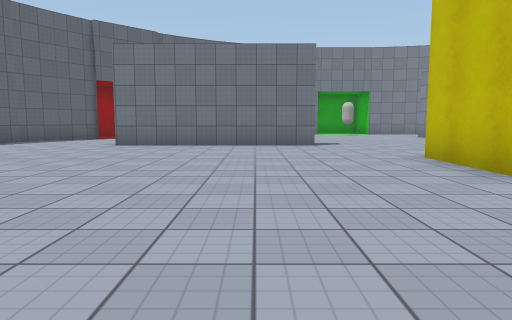
View 1 (above)

22 first-person views from a walk through a Unity game level. The camera is 1.2 m above the floor, tilts 6° down and sees 70° across. The floor is counted in squares, 2 m on a side. Each view is taken from the middle of a square. On the plan, view 1 faces up. The plan holds only what a view shows up to about 10 squares ahead; the rest is blank. The place goes on beyond the plan. Surface patterns are stand-ins for the level's own textures.

View 2
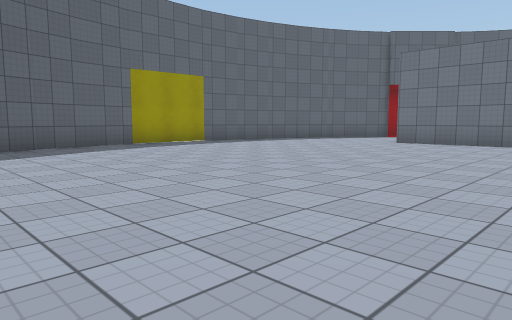

View 3
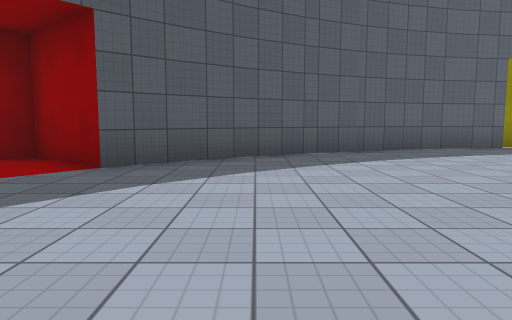

View 4
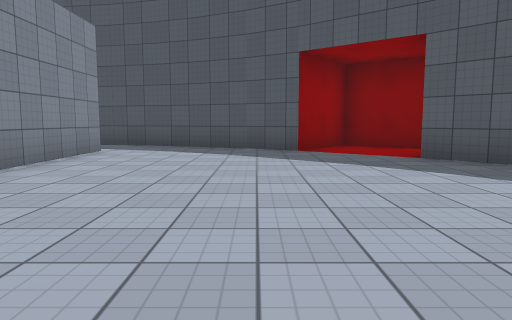

View 5
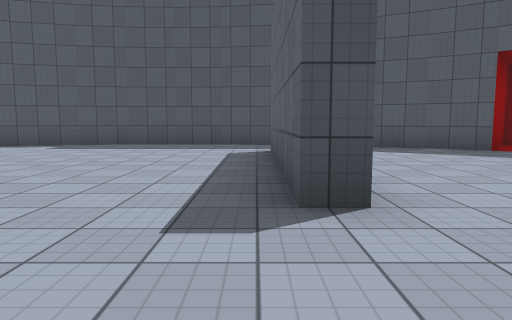

View 6
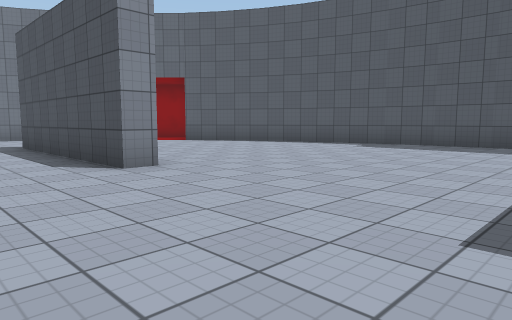

View 7
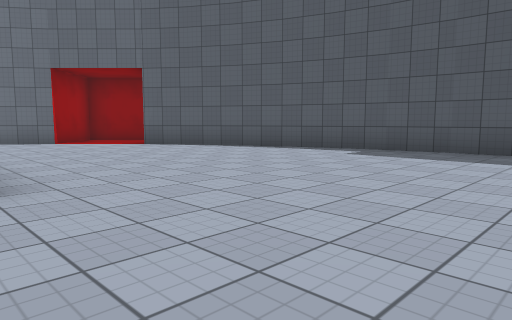

View 8
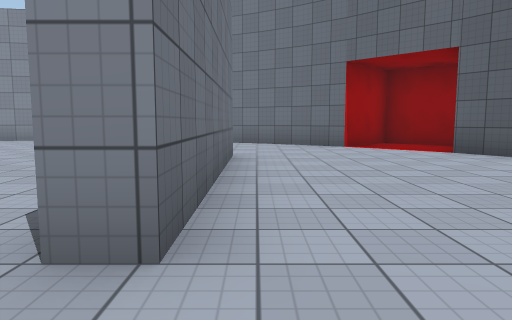

View 9
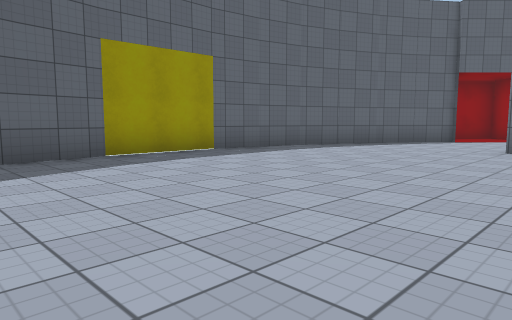

View 10
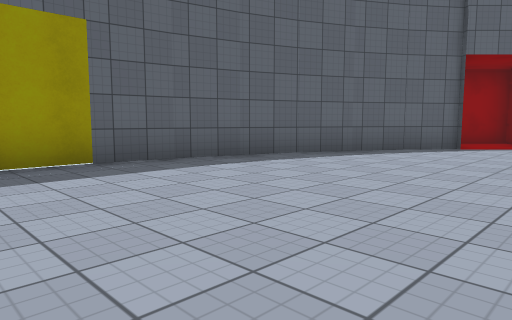

View 11
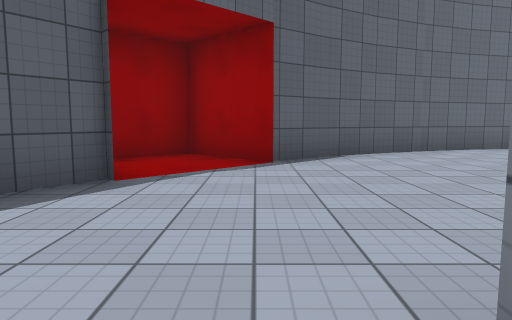

View 12
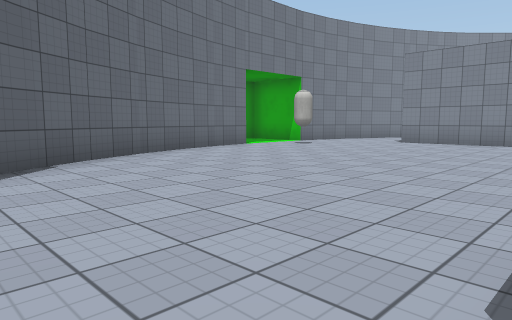

View 13
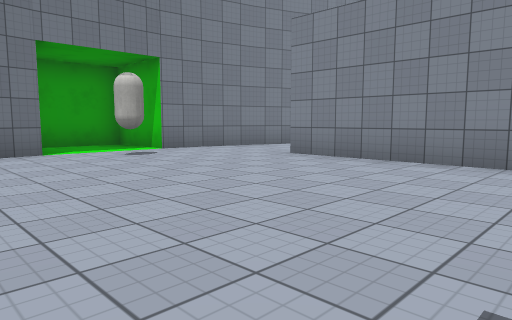

View 14
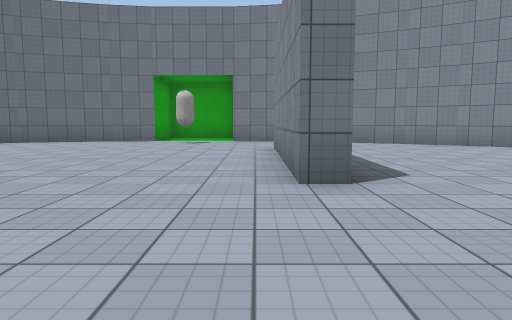

View 15
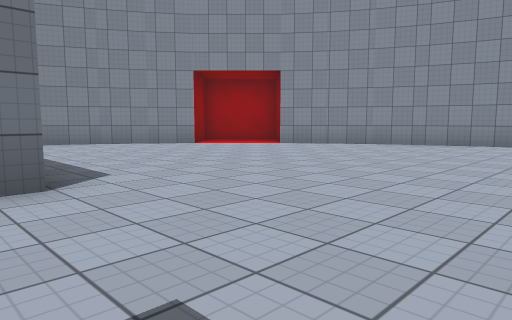

View 16
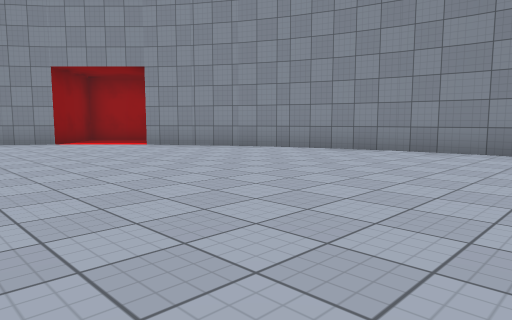

View 17
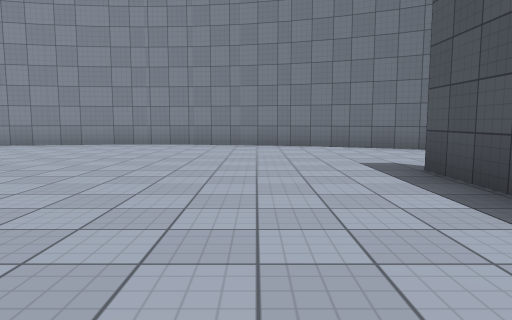

View 18
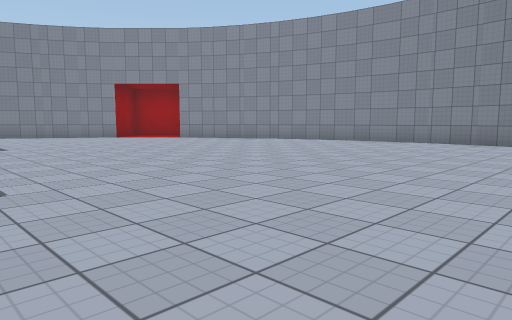

View 19
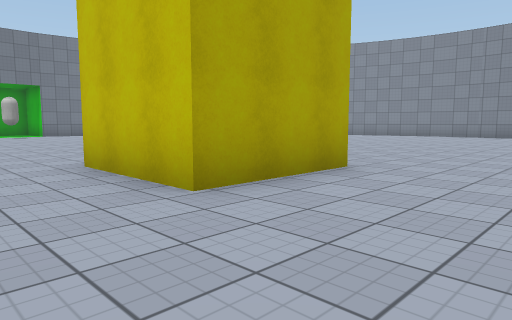

View 20
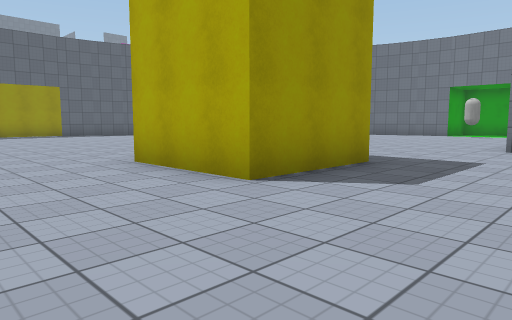

View 21
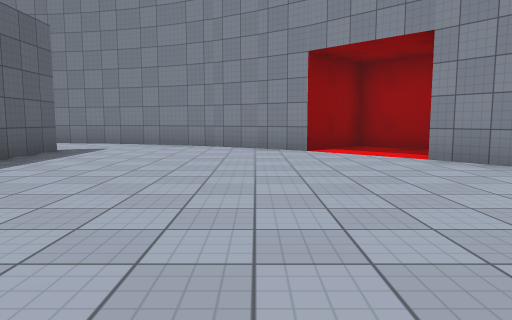

View 22
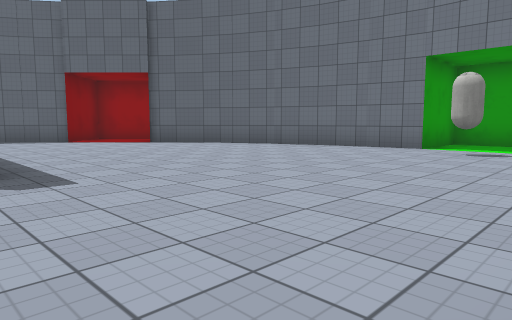

### Floor plan
Points are (right, up) in squares from view 1. A wall is a line through its corners. A room is listed if a view was taken in it or the views show most of it. See-through windows are left out.
Room 1 (views 1, 2, 3, 4, 5, 6, 7, 8, 9, 10, 11, 18, 19)
walls: (1.1, -0.5) (1.7, -0.5) (1.7, -5.5); (1.2, -5.6) (1.2, -2.5); (5.3, 3.6) (2.8, 3.6) (2.8, 6.1); (-1.9, -6.2) (-0.6, -6.7); (-0.7, -6.7) (0.6, -7.2); (0.4, -7.1) (1.7, -7.4); (-5.6, -3) (-4.7, -4) (-6.1, -5.6) (-4.2, -7.2) (-2.9, -5.5) (-1.7, -6.2); (1.6, -7.4) (3, -7.6); (-6.4, -2) (-5.5, -3.1); (2.9, -7.6) (4.1, -7.7); (-7, -1) (-6.2, -2.2); (4, -7.7) (5.4, -7.6); (-7.5, 0.1) (-6.9, -1.1); (5.2, -7.6) (6.6, -7.4); (-7.9, 1.3) (-7.4, 0); (0.5, 9.2) (-3.6, 9.2); (6.5, -7.4) (7.8, -7.1); (10.4, -0.6) (6.5, -0.6) (6.5, -0.1); (-8.2, 2.5) (-7.8, 1.1); (7.6, -7.2) (8.9, -6.7); (-8.3, 3.7) (-8.1, 2.3); (8.8, -6.7) (10.1, -6.2); (9.9, -6.2) (11.1, -5.5); (-8.3, 6.1) (-8.3, 3.5); (11, -5.6) (12.1, -4.8); (-8.1, 7.4) (-8.3, 6); (-7.8, 8.5) (-8.2, 7.2); (-7.4, 9.6) (-7.9, 8.5); (13.9, -5.9) (15.2, -4.6) (13.7, -3.1)
ways out: opening at (-5.5, 10) to room 2; opening at (2, 7.7) to room 2; opening at (6, 2) to room 2; opening at (12, -1.7) to room 2
Room 2 (views 12, 13, 14, 15, 16, 17, 20, 21, 22)
walls: (7, 9.5) (6.5, 9.5) (6.5, 14.5); (5.3, 6.1) (5.3, 3.6); (6.9, 14.5) (6.9, 12.8); (1.5, 9.2) (0.5, 9.2); (10, 15.8) (8.8, 16.4); (11.1, 15.2) (9.9, 15.9); (9, 16.3) (7.7, 16.8); (7.8, 16.8) (6.5, 17.1); (14.5, 11.7) (13.7, 12.9); (6.6, 17.1) (5.3, 17.3) (5.3, 19.4) (2.9, 19.4) (2.9, 17.3) (1.6, 17.1); (15.2, 10.6) (14.5, 11.8); (15.7, 9.5) (15.1, 10.8); (6.5, -0.1) (11.5, -0.1); (16.1, 8.4) (15.6, 9.6); (16.4, 7.2) (16, 8.5); (14.7, 14.7) (13.5, 16) (12.1, 14.5) (11, 15.3); (1.7, 17.1) (0.4, 16.8); (16.6, 6) (16.4, 7.3); (0.5, 16.8) (-0.8, 16.3); (16.6, 4.8) (16.5, 6.1); (11.4, -0.6) (10.4, -0.6); (-0.6, 16.4) (-1.9, 15.8); (16.5, 3.5) (16.6, 4.9); (-1.7, 15.9) (-2.9, 15.2); (16.4, 2.3) (16.6, 3.7); (-2.8, 15.3) (-3.9, 14.5) (-5.2, 15.9) (-6.3, 14.8); (16, 1.1) (16.4, 2.5); (15.6, -0.1) (16.1, 1.2); (15.1, -1.2) (15.7, 0.1); (-5.5, 12.8) (-6.3, 11.7); (14.5, -2.2) (15.2, -1); (-6.2, 11.9) (-7, 10.7); (13.7, -3.1) (14.5, -2); (-6.9, 10.8) (-7.4, 9.6)
ways out: opening at (-5.5, 10) to room 1; opening at (2, 7.7) to room 1; opening at (6, 2) to room 1; opening at (12, -1.7) to room 1
objects: capsule (4, 16)

Positions as (right, up) in squares from view 1, and headings:
1: (0, 0), facing up
2: (1, -1), facing up-left
3: (0, -2), facing left
4: (-2, 2), facing down
5: (2, 2), facing down
6: (2, 2), facing down-right
7: (3, 0), facing down-right
8: (5, -1), facing right
9: (-2, 1), facing up-left
10: (-3, 4), facing up-left
11: (-4, 9), facing up
12: (-4, 10), facing up-right
13: (1, 10), facing up-right
14: (6, 6), facing up
15: (6, 6), facing up-right
16: (9, 4), facing up-right
17: (7, 2), facing right
18: (6, 1), facing up-right
19: (1, 1), facing up-right
20: (8, 1), facing up-left
21: (11, 7), facing up
22: (6, 9), facing up-left
